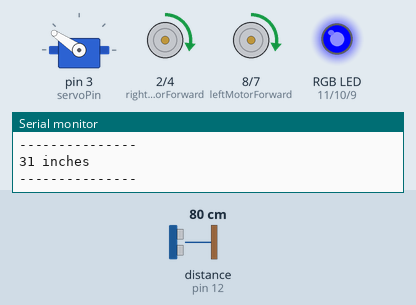
The sketch below on a simulated Arduino Uno, built with avr-gcc and run on an emulated ATmega328P. Parts: servo, motor-driver pin pairs drawn as motors (green arrow = first pin HIGH = forward, orange = second pin HIGH = backward, longer = more drive, scaled by the enable pin), an RGB LED mixed from three pins (HIGH = lit), the last lines printed to the serial monitor. Wiring (inferred from the names in the program): ultrasonic range finder: trigger pin 13; echo pin 12. Dashed ring = blinking. The test bench sets the inputs (shaded band); at power-on: distance to the obstacle (sensor on pin 12) 80 cm. The echo pulse lasts 58.3 µs per cm; pins used as bus, display or sensor lines are not drawn.

Above: at 1.2 s.
1.3 s: distance to the obstacle (sensor on pin 12) set to 21 cm
2.8 s: distance to the obstacle (sensor on pin 12) set to 17 cm
At 3.3 s:
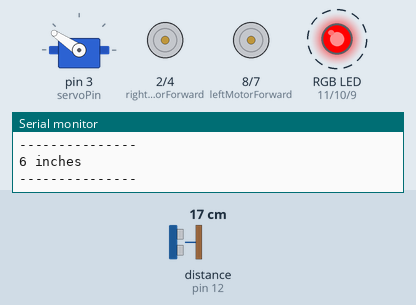
5.8 s: distance to the obstacle (sensor on pin 12) set to 35 cm
At 7.3 s:
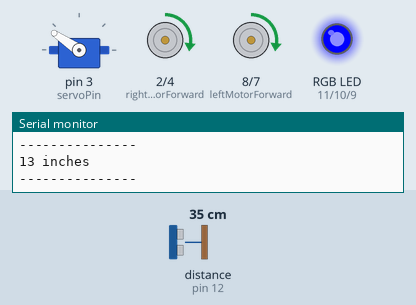
7.6 s: distance to the obstacle (sensor on pin 12) set to 2 cm
At 8.6 s:
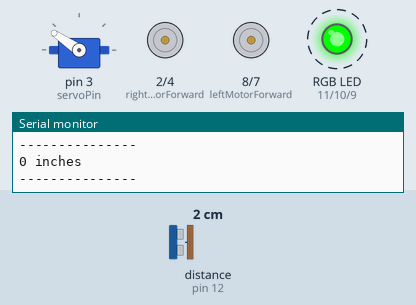
Timing chart, 0 to 11.6 s (numbered marks = the images above; inputs shaded):
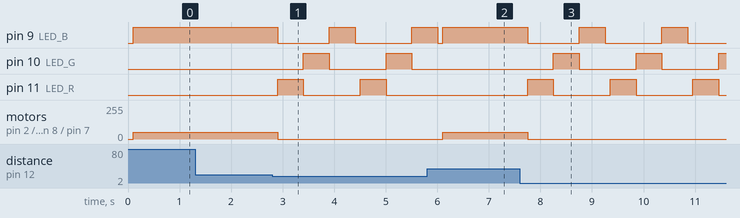

Measured:
- the behaviour switches between 19 and 18 cm on distance to the obstacle (sensor on pin 12) (found by bisection; images 0 and 1)
- after the input at 2.8 s, pin 9 (LED_B): alternates HIGH for 0.50 s and LOW for 1.1 s, starting after 0.10 s; pin 10 (LED_G): alternates HIGH for 0.50 s and LOW for 1.1 s, starting after 0.60 s
- after the input at 5.8 s, pin 10 (LED_G): stays LOW (without the input it goes to HIGH after 0.81 s); pin 11 (LED_R): stays LOW (without the input it goes to HIGH after 0.31 s); motor on pin 2 (rightMotorForward) / pin 4 (rightMotorBack), motor on pin 8 (leftMotorForward) / pin 7 (leftMotorBack): stopped → forward 50/255 after 0.31 s
- after the input at 7.6 s, pin 9 (LED_B): alternates HIGH for 0.50 s and LOW for 1.1 s, starting after 0.15 s; pin 10 (LED_G): alternates HIGH for 0.50 s and LOW for 1.1 s, starting after 0.65 s

The sketch:

auto_drive.ino
```cpp
#include <Servo.h>

#define ON  1
#define OFF 0

Servo myservo;

//Definition of Pins connected to Arduino UNO
const int servoPin = 3;

const int leftMotorForward = 8;
const int leftMotorBack = 7;
const int leftMotorSpeed = 6;

const int rightMotorForward = 2;
const int rightMotorBack = 4;
const int rightMotorSpeed = 5;

const int echoPin = 12;
const int trigPin = 13;

const int LED_R = 11;
const int LED_G = 10;
const int LED_B = 9;

//Distance in inches
long duration, distance;

void setup()
{
  //Set the baud rate of serial data transmission to 9600
  Serial.begin(9600);

  //Initialize the motor drive IO as the output mode
  pinMode(leftMotorForward, OUTPUT);
  pinMode(leftMotorBack, OUTPUT);
  pinMode(rightMotorForward, OUTPUT);
  pinMode(rightMotorBack, OUTPUT);

  //Initialize the RGB IO as the output mode
  pinMode(LED_R, OUTPUT);
  pinMode(LED_G, OUTPUT);
  pinMode(LED_B, OUTPUT);

  //Initialize ultrasonic pin
  pinMode(echoPin, INPUT);
  pinMode(trigPin, OUTPUT);

  myservo.attach(servoPin);

  //Initialize the servo position forward
  //May need to tweak to find forward position
  int ServoPos = 146;
  myservo.write(ServoPos);
}

//Move both motors forward
void forward(int speed)
{
  //Left motor forward
  digitalWrite(leftMotorForward, HIGH);
  digitalWrite(leftMotorBack, LOW);
  analogWrite(leftMotorSpeed, speed);

  //Right motor forward
  digitalWrite(rightMotorForward, HIGH);
  digitalWrite(rightMotorBack, LOW);
  analogWrite(rightMotorSpeed, speed);
}

//Move both motors back
void back(int speed)
{
  //Left motor back
  digitalWrite(leftMotorForward, LOW);
  digitalWrite(leftMotorBack, HIGH);
  analogWrite(leftMotorSpeed, speed);

  //Right motor back
  digitalWrite(rightMotorForward, LOW);
  digitalWrite(rightMotorBack, HIGH);
  analogWrite(rightMotorSpeed, speed);
}

//Move left motor back and right forward
void spin_left(int speed)
{
  //Left motor back
  digitalWrite(leftMotorForward, LOW);
  digitalWrite(leftMotorBack, HIGH);
  analogWrite(leftMotorSpeed, speed);

  //Right motor forward
  digitalWrite(rightMotorForward, HIGH);
  digitalWrite(rightMotorBack, LOW);
  analogWrite(rightMotorSpeed, speed);
}

//Move left motor forward and right back
void spin_right(int speed)
{
  //Left motor forward
  digitalWrite(leftMotorForward, HIGH);
  digitalWrite(leftMotorBack, LOW);
  analogWrite(leftMotorSpeed, speed);

  //Right motor back
  digitalWrite(rightMotorForward, LOW);
  digitalWrite(rightMotorBack, HIGH);
  analogWrite(rightMotorSpeed, speed);
}

//Stop both motors
void brake()
{
  digitalWrite(leftMotorForward, LOW);
  digitalWrite(leftMotorBack, LOW);
  digitalWrite(rightMotorForward, LOW);
  digitalWrite(rightMotorBack, LOW);
}

//Change LED light to have specified colors on
void change_led_color(int red, int green, int blue)
{
  //Initialize with all colors off
  digitalWrite(LED_R, LOW);
  digitalWrite(LED_G, LOW);
  digitalWrite(LED_B, LOW);
  if (red == ON)
  {
    digitalWrite(LED_R, HIGH);
  }
  if (green == ON)
  {
    digitalWrite(LED_G, HIGH);
  }
  if (blue == ON)
  {
    digitalWrite(LED_B, HIGH);
  }
}

//Flash LED colors for warning
void flash()
{
  change_led_color(ON, OFF, OFF);
  delay(500);
  change_led_color(OFF, ON, OFF);
  delay(500);
  change_led_color(OFF, OFF, ON);
  delay(500);
  change_led_color(OFF, OFF, OFF);
}

//Update distance from ultrasonic sensor
void update_distance()
{
  pinMode(trigPin, OUTPUT);
  digitalWrite(trigPin, LOW);
  delayMicroseconds(2);
  digitalWrite(trigPin, HIGH);
  delayMicroseconds(10);
  digitalWrite(trigPin, LOW);
  pinMode(echoPin, INPUT);

  //Get duration from sensor and convert to inches
  duration = pulseIn(echoPin, HIGH);
  distance = microseconds_to_inches(duration);

  //Print the current distance to the closest object
  Serial.print(distance);
  Serial.print(" inches");
  Serial.println();
  Serial.println("---------------");
  delay(100);
}

//Convert microseconds to inches for ultrasonic sensor
long microseconds_to_inches(long microseconds) {
  return microseconds / 74 / 2;
}

//Main loop to run
void loop()
{
  //Continuously update distance to closest object
  update_distance();

  //Move forward until distance is under 6 inches
  //Then stop movement and flash lights
  if (distance > 6)
  {
    change_led_color(OFF, OFF, ON);
    forward(50);
  }
  else
  {
    brake();
    flash();
  }
}
```
